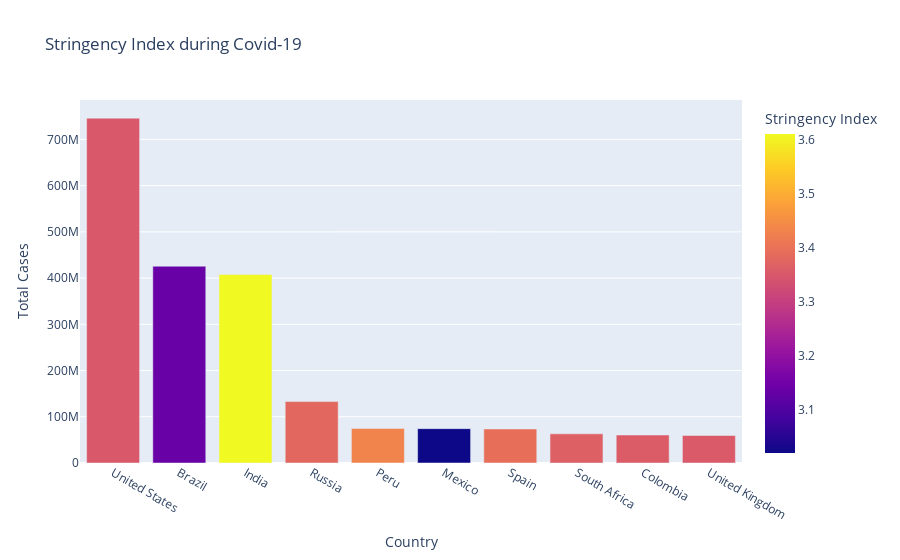

Source (notebook cell):
### Code cell
fig = px.bar(data, x='Country', y='Total Cases',
             hover_data=['Population', 'Total Deaths'], 
             color='Stringency Index', height=400, 
             title= "Stringency Index during Covid-19")
fig.show()

### Figure 1 — Plotly figure (JSON) as saved in the notebook; plotly's stock layout.template omitted (floating-point values rounded to 4 significant figures)
{"data": [{"alignmentgroup": "True", "customdata": [[19.62, 26477574], [19.17, 14340567], [21.05, 7247327], [18.8, 2131571], [17.31, 3020038], [18.67, 7295850], [17.66, 5510624], [17.9, 1357682], [17.75, 1936134], [18.03, 7249573]], "hovertemplate": "Country=%{x}<br>Total Cases=%{y}<br>Population=%{customdata[0]}<br>Total Deaths=%{customdata[1]}<br>Stringency Index=%{marker.color}<extra></extra>", "legendgroup": "", "marker": {"color": [3.351, 3.136, 3.611, 3.38, 3.43, 3.019, 3.394, 3.364, 3.358, 3.354], "coloraxis": "coloraxis", "pattern": {"shape": ""}}, "name": "", "offsetgroup": "", "orientation": "v", "showlegend": false, "textposition": "auto", "type": "bar", "x": ["United States", "Brazil", "India", "Russia", "Peru", "Mexico", "Spain", "South Africa", "Colombia", "United Kingdom"], "xaxis": "x", "y": [746014098, 425704517, 407771615, 132888951, 74882695, 74347548, 73717676, 63027659, 60543682, 59475032], "yaxis": "y"}], "layout": {"autosize": true, "barmode": "relative", "coloraxis": {"colorbar": {"title": {"text": "Stringency Index"}}, "colorscale": [[0, "#0d0887"], [0.1111, "#46039f"], [0.2222, "#7201a8"], [0.3333, "#9c179e"], [0.4444, "#bd3786"], [0.5556, "#d8576b"], [0.6667, "#ed7953"], [0.7778, "#fb9f3a"], [0.8889, "#fdca26"], [1, "#f0f921"]]}, "legend": {"tracegroupgap": 0}, "title": {"text": "Stringency Index during Covid-19"}, "xaxis": {"anchor": "y", "autorange": true, "domain": [0, 1], "range": [-0.5, 9.5], "title": {"text": "Country"}, "type": "category"}, "yaxis": {"anchor": "x", "autorange": true, "domain": [0, 1], "range": [0, 785300000.0], "title": {"text": "Total Cases"}, "type": "linear"}}}
